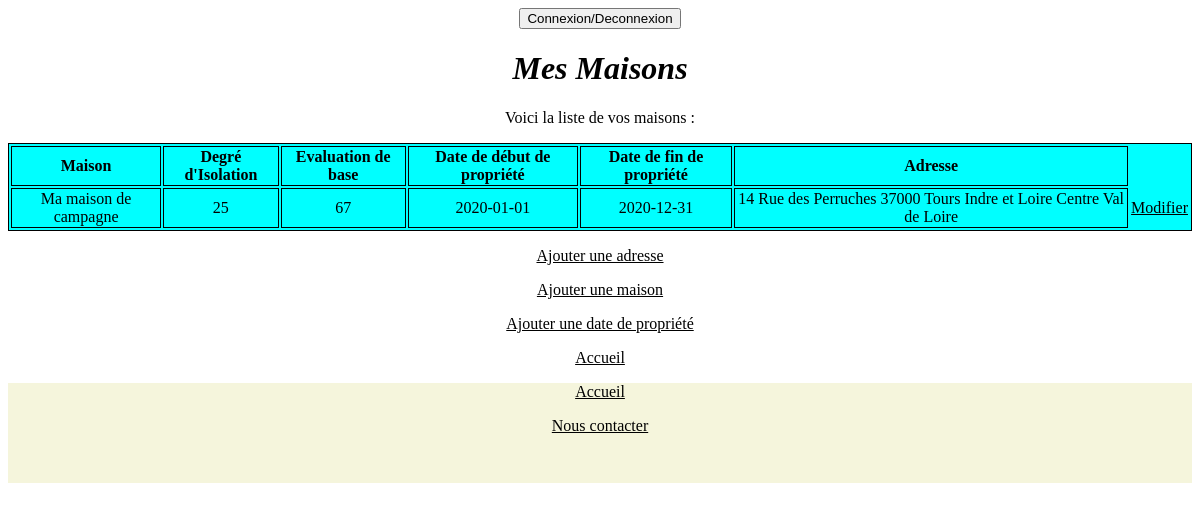
The app's page /index.php?cible=maisons&fonction=afficherMaisons (signed in) with its own data.
### tables this page shows
CREATE TABLE IF NOT EXISTS `maison` (
  `Id_Maison` int(11) NOT NULL AUTO_INCREMENT,
  `nomMaison` varchar(30) DEFAULT NULL,
  `degreIsolation` int(11) DEFAULT NULL,
  `evaluationBase` varchar(30) DEFAULT NULL,
  `Id_Adresse` int(11) NOT NULL,
  PRIMARY KEY (`Id_Maison`),
  KEY `Id_Adresse` (`Id_Adresse`)
);

CREATE TABLE IF NOT EXISTS `proprietaire` (
  `Id_Maison` int(11) NOT NULL,
  `dateDebutPropriete` date NOT NULL,
  `dateFinPropriete` date DEFAULT NULL,
  `Id_Utilisateur` int(11) NOT NULL,
  PRIMARY KEY (`Id_Maison`,`dateDebutPropriete`),
  KEY `Id_Utilisateur` (`Id_Utilisateur`)
);

CREATE TABLE IF NOT EXISTS `adresse` (
  `Id_Adresse` int(11) NOT NULL AUTO_INCREMENT,
  `numMaison` int(11) DEFAULT NULL,
  `rue` varchar(30) DEFAULT NULL,
  `Id_Ville` int(11) NOT NULL,
  PRIMARY KEY (`Id_Adresse`),
  KEY `Id_Ville` (`Id_Ville`)
);

CREATE TABLE IF NOT EXISTS `ville` (
  `Id_Ville` int(11) NOT NULL AUTO_INCREMENT,
  `code_postal` varchar(50) DEFAULT NULL,
  `nom_ville` varchar(50) NOT NULL,
  `Id_Departement` int(11) NOT NULL,
  PRIMARY KEY (`Id_Ville`),
  KEY `Id_Departement` (`Id_Departement`)
);

CREATE TABLE IF NOT EXISTS `departement` (
  `Id_Departement` int(11) NOT NULL AUTO_INCREMENT,
  `nomDepartement` varchar(30) DEFAULT NULL,
  `Id_Region` int(11) NOT NULL,
  PRIMARY KEY (`Id_Departement`),
  KEY `Id_Region` (`Id_Region`)
);

CREATE TABLE IF NOT EXISTS `region` (
  `Id_Region` int(11) NOT NULL AUTO_INCREMENT,
  `nomRegion` varchar(30) DEFAULT NULL,
  PRIMARY KEY (`Id_Region`)
);

### controleurs/maisons.php (called while the page is built, shortened)
<?php
include('./modele/requetes.maisons.php');
if (!isset($_GET['fonction']) || empty($_GET['fonction'])) {
    $function = "accueil";
    $alerte = "";
} else {
    $function = $_GET['fonction'];
}
switch ($function) {
    case 'afficherMaisons':
        $vue = "maison";
        $entete = "Voici la liste de vos maisons :";
        $afficherMaisons = afficherMaisons($bdd);
        break;
}
include ('vues/header.php');
include ('vues/' . $vue . '.php');
include ('vues/footer.php');
?>

### index.php (called while the page is built, shortened)
<?php
if (isset($_GET['cible']) && !empty($_GET['cible'])) {
    $url = $_GET['cible'];
} else {
    $url = 'principal';
}
include('controleurs/' . $url . '.php');

### modele/requetes.maisons.php (called while the page is built, shortened)
<?php
function afficherMaisons(mysqli $bdd) {
    $query = 'SELECT * FROM maison NATURAL JOIN proprietaire NATURAL JOIN adresse NATURAL JOIN ville NATURAL JOIN departement NATURAL JOIN region WHERE Id_Utilisateur = ' . $_SESSION['id'] . '';
    return mysqli_query($bdd, $query);
}
?>

### vues/maison.php (the view, shortened to what this page needs)
<!DOCTYPE html>
    <html lang="fr">
        <head>
            <link rel="stylesheet" href="public/css/styles_con.css"/>
        </head>
    <body>
        <p><?php echo $entete; ?></p>
        <table class="maison_table">
        	<thead>
        		<tr>
        			<th class="maison_td">Maison</th>
        			<th class="maison_td">Degré d'Isolation</th>
        			<th class="maison_td">Evaluation de base</th>
                    <th class="maison_td">Date de début de propriété</th>
                    <th class="maison_td">Date de fin de propriété</th>
                    <th class="maison_td">Adresse</th>
        		</tr>
        	</thead>
        	<tbody>
            <?php foreach ($afficherMaisons as $element) { ?>
                <tr>
                    <td class="maison_td">
        		    <?php echo $element['nomMaison']; ?>
                    </td>
                    <td class="maison_td">
                	<?php echo $element['degreIsolation']; ?>
                    </td>
                    <td class="maison_td">
                	<?php echo $element['evaluationBase']; ?>
                    </td>
                    <td class="maison_td">
                    <?php echo $element['dateDebutPropriete']; ?>
                    </td>
                    <td class="maison_td">
                    <?php echo $element['dateFinPropriete']; ?>
                    </td>
                    <td class="maison_td">
                    <?php echo $element['numMaison']," ", $element['rue']," ", $element['code_postal']," ", $element['nom_ville']," ", $element['nomDepartement']," ", $element['nomRegion']; ?>
                    </td>
                    <?php
                    echo '<td><a href="index.php?cible=maisons&fonction=modifier&id='.$element['Id_Maison'].'">Modifier</a></td>';
                    ?>
                </tr>
            <?php } ?>
        	</tbody>
        </table>
        <p><a href="index.php?cible=adresses&fonction=ajoutAdresse">Ajouter une adresse</a></p>
        <p><a href="index.php?cible=maisons&fonction=ajoutMaison">Ajouter une maison</a></p>
        <p><a href="index.php?cible=datePropriete&fonction=ajouterDatePropriete">Ajouter une date de propriété</a></p>
        <p><a href="index.php">Accueil</a></p>
    </body>
</html>

### public/css/styles_con.css (style rules this page uses)
.maison_table { background-color: aqua; align-items: center; margin-left: auto; margin-right: auto; border-width: 1px; border-color: black; border-style: solid; }
.maison_td { border-width: 1px; border-color: black; border-style: solid; }
* { color: black; text-align: center; }

### records on screen
maison: nomMaison "Ma maison de campagne", degreIsolation "25", evaluationBase "67", proprietaire.dateDebutPropriete "2020-01-01", proprietaire.dateFinPropriete "2020-12-31", Id_Adresse.numMaison "14", Id_Adresse.rue "Rue des Perruches", ville.code_postal "37000", ville.nom_ville "Tours", departement.nomDepartement "Indre et Loire", region.nomRegion "Centre Val de Loire"

### other values on screen
$title "Mes Maisons"
$entete "Voici la liste de vos maisons :"
